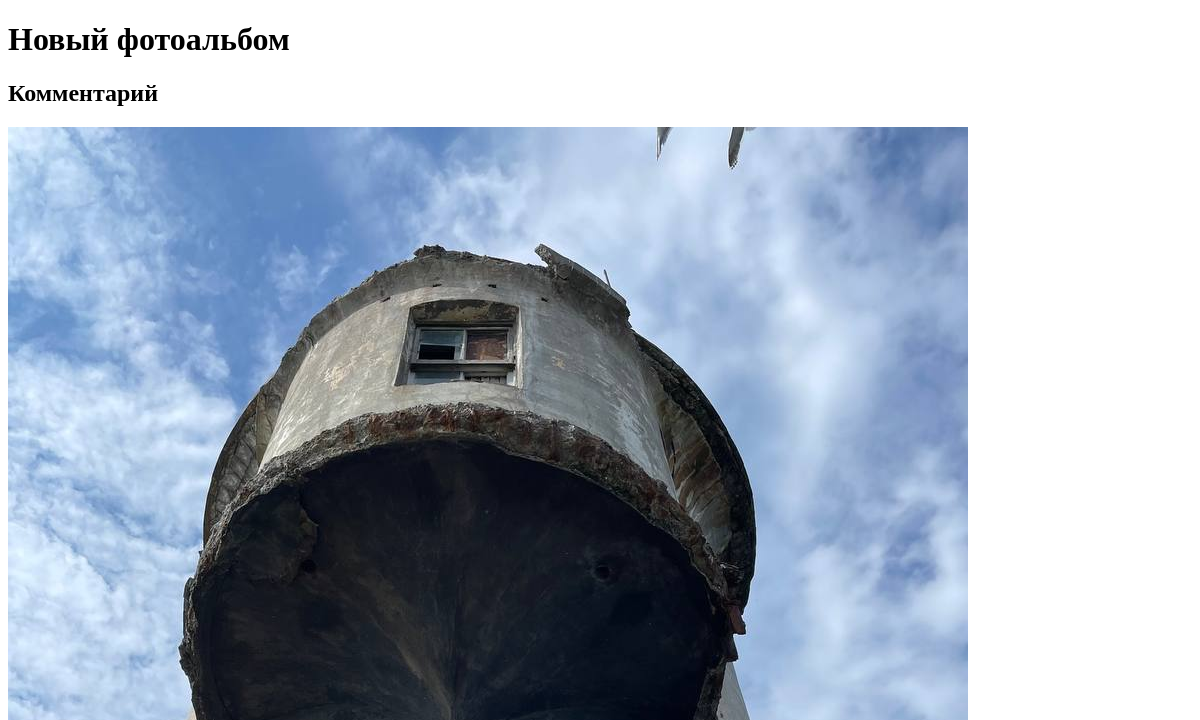
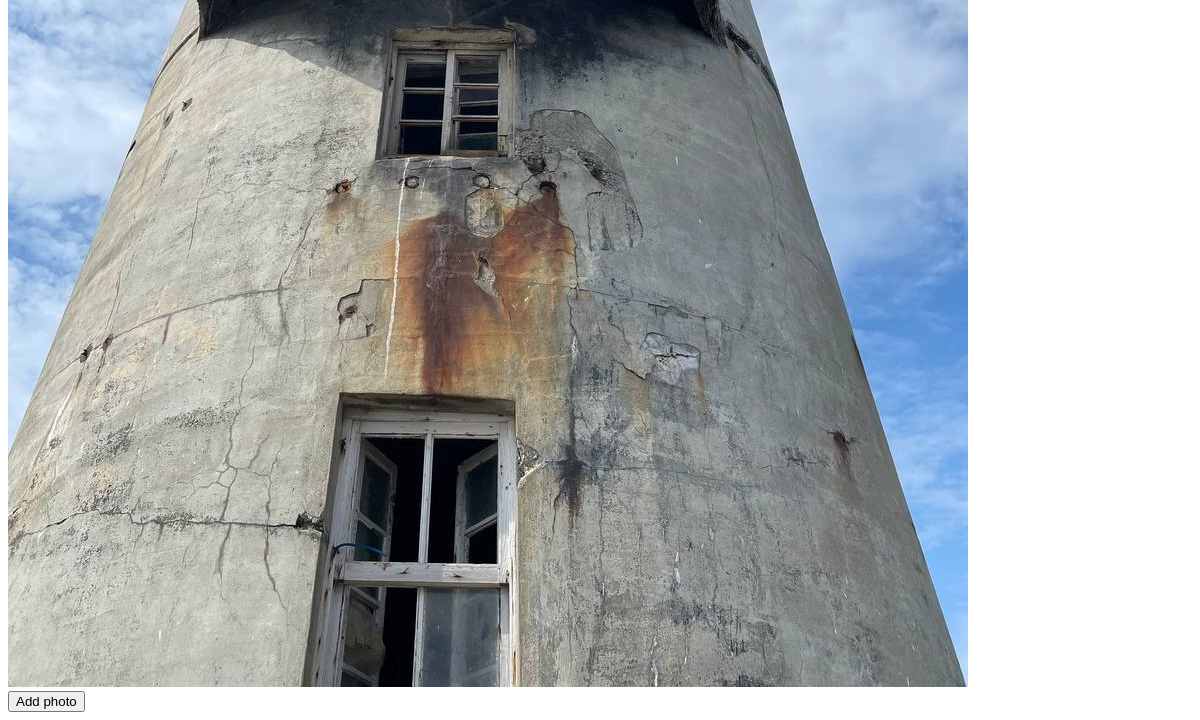
/photoalbums/2, run on an earlier commit of the app's database (2 pictures, top to bottom).
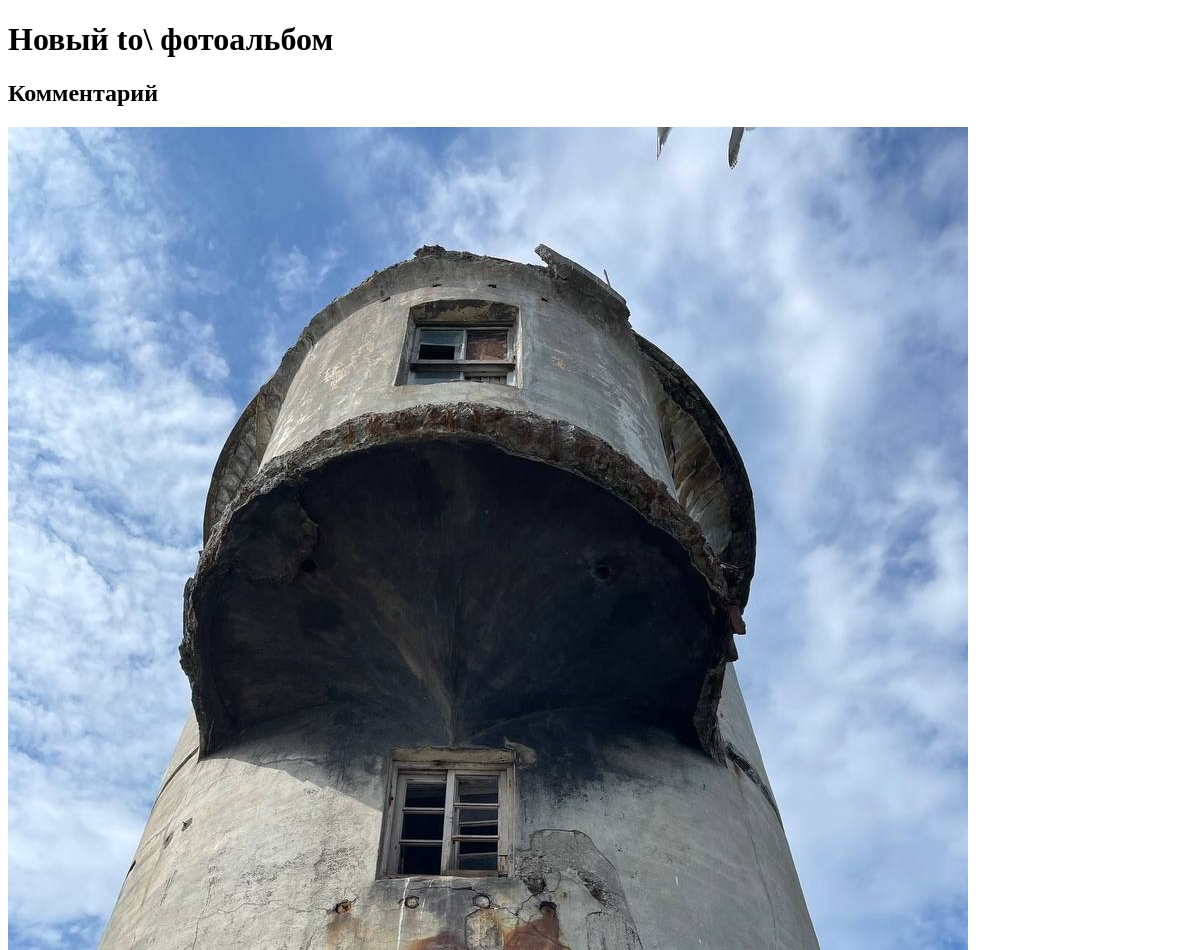
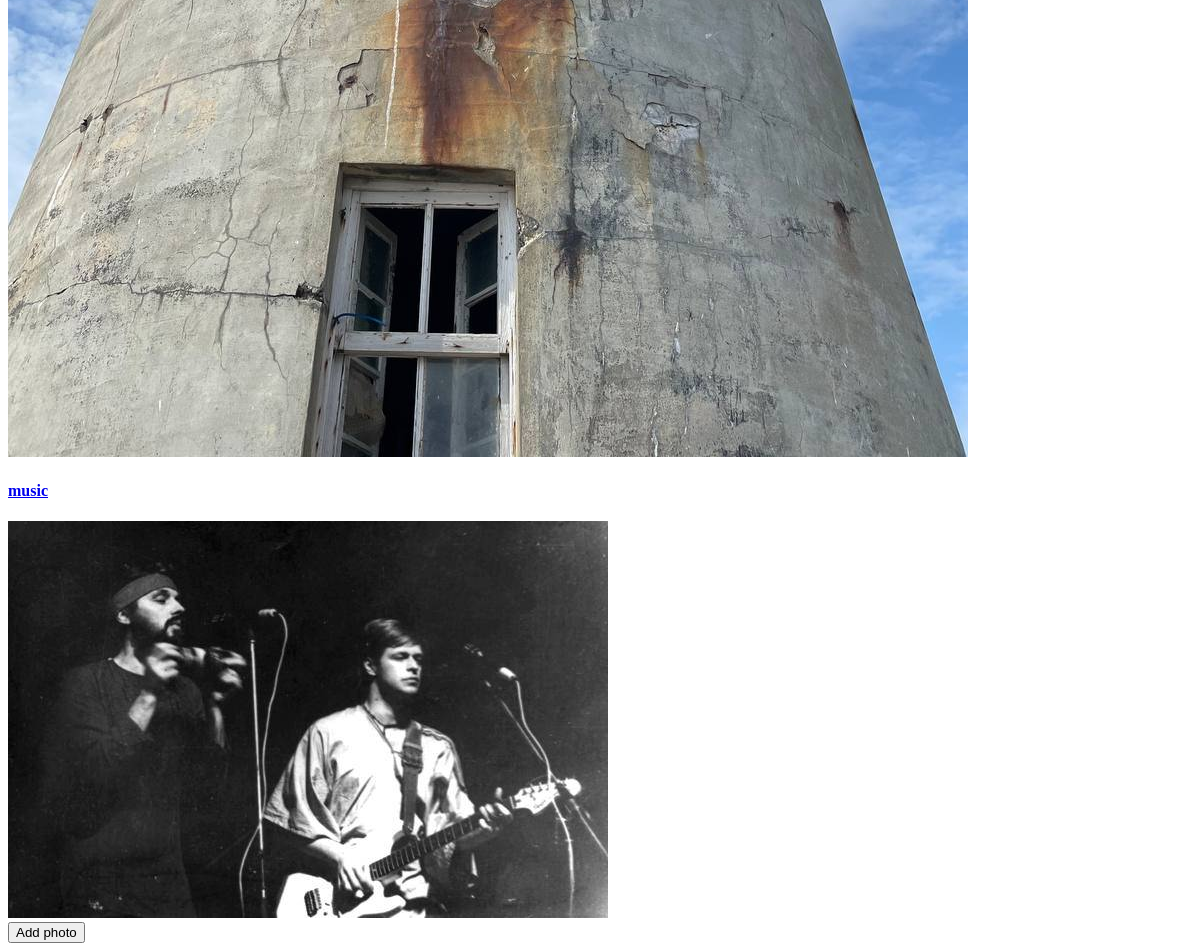
And on a later commit of the database (2 pictures, top to bottom).
### tgym/models.py (models this page shows, shortened)
class Base_Methods:
    @classmethod
    def get_by_id(cls, id):
        return cls.objects.filter(id=id).first()

class PhotoAlbum(Model, Base_Methods):
    title = CharField(max_length=255, default='Новый фотоальбом')
    comment = TextField(default='Комментарий')
    image = ImageField(upload_to='images/')
    creator = ForeignKey(to=User, on_delete=CASCADE)

class Photo(Model, Base_Methods):
    label = CharField(max_length=255)
    photoalbum = ForeignKey(to=PhotoAlbum, on_delete=CASCADE)
    image = ImageField(upload_to='images/')

### tgym/views.py (the view)
# urls.py: path('photoalbums/<int:id>', views.photoalbum_view),
def photoalbum_view(request, id):
    album = PhotoAlbum.get_by_id(id)
    if not album:
        return HttpResponseNotFound('фотоальбом не найден')
    return render(request, 'photoalbum.html', {'album': album})

### tgym/templates/photoalbum.html (shortened to what this page needs)
<!DOCTYPE html>
<html lang="en">
<head>
</head>
<body>
<h1>{{album.title}}</h1>
<h2>{{album.comment}}</h2>
<img src="{{album.image.url}}" alt="">
{% for photo in album.photo_set.all %}
<a href="/photo/{{photo.id}}">
    <div>
       <h4>{{photo.label}}</h4>
        <img src="{{photo.image.url}}" alt="img???">
    </div>
</a>
{% endfor %}
<form action="{% url 'image_upload' %}" method="post">
    <input type="submit" value="Add photo">
</form>
</body>
</html>

What changed in the data, as far as the page shows it:
changed PhotoAlbum "Комментарий": title "Новый фотоальбом" → "Новый to\\ фотоальбом"
added Photo: label "music", image (picture)
